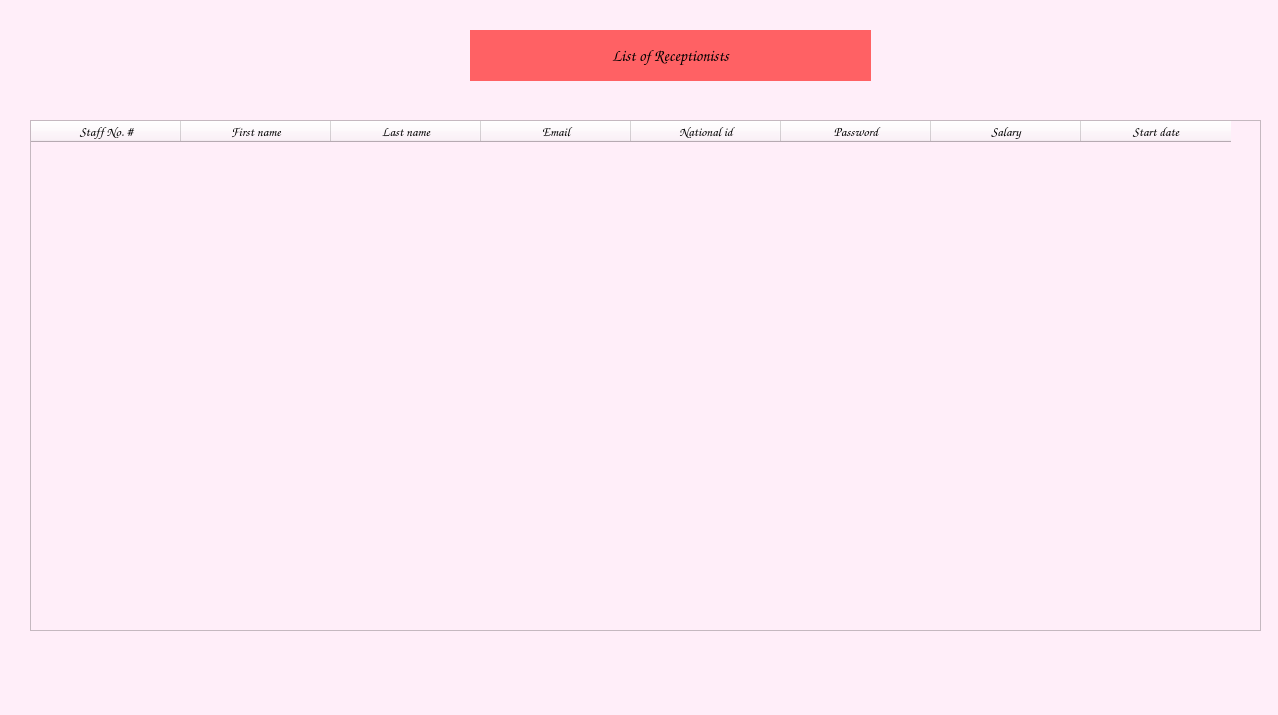
<?xml version="1.0" encoding="UTF-8"?>
<ui version="4.0">
 <class>Admin_list_of_receptionist_window</class>
 <widget class="QDialog" name="Admin_list_of_receptionist_window">
  <property name="geometry">
   <rect>
    <x>0</x>
    <y>0</y>
    <width>1278</width>
    <height>715</height>
   </rect>
  </property>
  <property name="cursor">
   <cursorShape>ClosedHandCursor</cursorShape>
  </property>
  <property name="windowTitle">
   <string>List of Receptionists</string>
  </property>
  <property name="styleSheet">
   <string notr="true">background-color: rgb(255, 238, 249);</string>
  </property>
  <widget class="QLabel" name="list_of_receptionist_header_L">
   <property name="geometry">
    <rect>
     <x>470</x>
     <y>30</y>
     <width>401</width>
     <height>51</height>
    </rect>
   </property>
   <property name="font">
    <font>
     <family>Comic Sans MS</family>
     <pointsize>12</pointsize>
     <weight>75</weight>
     <bold>true</bold>
    </font>
   </property>
   <property name="cursor">
    <cursorShape>ClosedHandCursor</cursorShape>
   </property>
   <property name="styleSheet">
    <string notr="true">background-color: rgb(255, 97, 100);</string>
   </property>
   <property name="text">
    <string>List of Receptionists</string>
   </property>
   <property name="alignment">
    <set>Qt::AlignCenter</set>
   </property>
   <property name="margin">
    <number>1</number>
   </property>
  </widget>
  <widget class="QTableWidget" name="list_of_receptionist_TableWidget">
   <property name="geometry">
    <rect>
     <x>30</x>
     <y>120</y>
     <width>1231</width>
     <height>511</height>
    </rect>
   </property>
   <property name="cursor" stdset="0">
    <cursorShape>PointingHandCursor</cursorShape>
   </property>
   <attribute name="horizontalHeaderDefaultSectionSize">
    <number>150</number>
   </attribute>
   <column>
    <property name="text">
     <string>Staff No. #</string>
    </property>
    <property name="font">
     <font>
      <family>Comic Sans MS</family>
      <pointsize>10</pointsize>
      <weight>75</weight>
      <bold>true</bold>
     </font>
    </property>
    <property name="textAlignment">
     <set>AlignCenter</set>
    </property>
   </column>
   <column>
    <property name="text">
     <string>First name</string>
    </property>
    <property name="font">
     <font>
      <family>Comic Sans MS</family>
      <pointsize>10</pointsize>
      <weight>75</weight>
      <bold>true</bold>
     </font>
    </property>
    <property name="textAlignment">
     <set>AlignCenter</set>
    </property>
    <property name="background">
     <color>
      <red>120</red>
      <green>105</green>
      <blue>110</blue>
     </color>
    </property>
    <property name="foreground">
     <brush brushstyle="SolidPattern">
      <color alpha="255">
       <red>0</red>
       <green>0</green>
       <blue>0</blue>
      </color>
     </brush>
    </property>
   </column>
   <column>
    <property name="text">
     <string>Last name</string>
    </property>
    <property name="font">
     <font>
      <family>Comic Sans MS</family>
      <pointsize>10</pointsize>
      <weight>75</weight>
      <bold>true</bold>
     </font>
    </property>
    <property name="textAlignment">
     <set>AlignCenter</set>
    </property>
   </column>
   <column>
    <property name="text">
     <string>Email</string>
    </property>
    <property name="font">
     <font>
      <family>Comic Sans MS</family>
      <pointsize>10</pointsize>
      <weight>75</weight>
      <bold>true</bold>
     </font>
    </property>
    <property name="textAlignment">
     <set>AlignCenter</set>
    </property>
   </column>
   <column>
    <property name="text">
     <string>National id</string>
    </property>
    <property name="font">
     <font>
      <family>Comic Sans MS</family>
      <pointsize>10</pointsize>
      <weight>75</weight>
      <bold>true</bold>
     </font>
    </property>
    <property name="textAlignment">
     <set>AlignCenter</set>
    </property>
   </column>
   <column>
    <property name="text">
     <string>Password</string>
    </property>
    <property name="font">
     <font>
      <family>Comic Sans MS</family>
      <pointsize>10</pointsize>
      <weight>75</weight>
      <bold>true</bold>
     </font>
    </property>
    <property name="textAlignment">
     <set>AlignCenter</set>
    </property>
   </column>
   <column>
    <property name="text">
     <string>Salary</string>
    </property>
    <property name="font">
     <font>
      <family>Comic Sans MS</family>
      <pointsize>10</pointsize>
      <weight>75</weight>
      <bold>true</bold>
     </font>
    </property>
    <property name="textAlignment">
     <set>AlignCenter</set>
    </property>
   </column>
   <column>
    <property name="text">
     <string>Start date</string>
    </property>
    <property name="font">
     <font>
      <family>Comic Sans MS</family>
      <pointsize>10</pointsize>
      <weight>75</weight>
      <bold>true</bold>
     </font>
    </property>
    <property name="textAlignment">
     <set>AlignCenter</set>
    </property>
   </column>
  </widget>
 </widget>
 <resources/>
 <connections/>
</ui>
